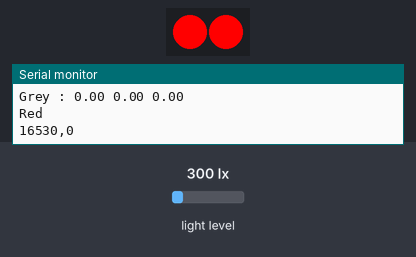
Recording of a sketch running on a simulated Arduino Uno, built with avr-gcc and run on an emulated ATmega328P. On the bench: 2 RGB LEDs in strip order, left to right, the last lines printed to the serial monitor. The test bench sets the inputs (shaded band); at power-on: light level 300 lx.

Above: at 16.6 s.
At 17.5 s:
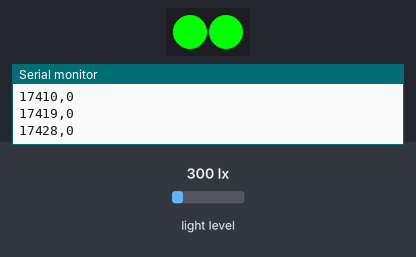
At 18.5 s:
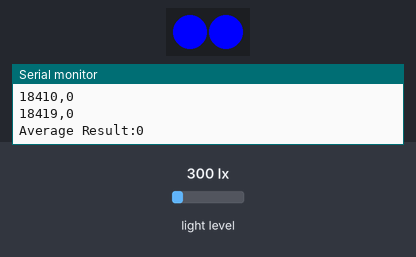
At 19.5 s:
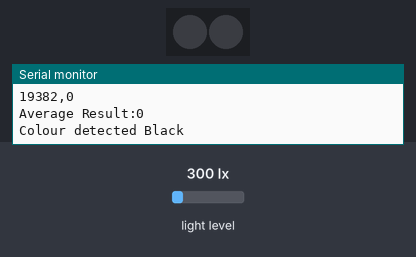
Timing chart, 0 to 21.0 s (numbered marks = the images above):
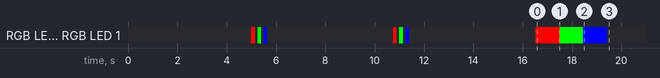

Measured:
- by itself, RGB LED 0, RGB LED 1: off → RGB(255, 0, 0) at 5.0 s, → off 0.15 s later, → RGB(0, 255, 0) 0.10 s later, → off 0.15 s later, … (16 changes in this stretch)

The sketch:

Light_Sensor_Colour_mCore_Final.ino
```cpp
#include <MeMCore.h>
MeRGBLed led(0, 30);
MeLightSensor lightSensor(PORT_8);

//floats to hold colour arrays
float colourArray[] = {0,0,0};
float whiteArray[] = {0,0,0};
float blackArray[] = {323.00,253.00,261.00};
float greyDiff[] = {127.00,98.00,102.00};
float testColour[] = {0,0,0};

void setup(){
  Serial.begin(9600);
  led.setpin(13);
  setBalance();                                   // Calibrate Black white grey values
  char colourStr[3][6] = {"Red", "Green", "Blue"};
  int currentReading;
  int reading[100];
  //On red, green, blue one at a time
  for(int c=0; c<=2; c++) {
    int testcolourtotalreading = 0;
    int testcolouravgresult = 0;
    int count = 0;
    Serial.println(colourStr[c]);

    if(c == 0)
      redlight();
    else if(c == 1)
      greenlight();
    else if(c == 2)
      bluelight();

    for(int i = 0; i< 100; i++) {                  //taking one sample at a time, total of 100 samples
      currentReading = (lightSensor.read() - blackArray[c])/(greyDiff[c])*255;
      if (currentReading > 255) {
        currentReading = 255;
      }
      if (currentReading >= 0) {
        count++;
        testcolourtotalreading += currentReading;
        printColour(currentReading);
      }
    }
    testcolouravgresult = testcolourtotalreading / count;
    Serial.print("Average Result:");
    Serial.println(testcolouravgresult);
    Serial.print("\n");
    testColour[c] = testcolouravgresult;
    nolight();                                          //turn off led
  }

  // Colour detection
  if( (testColour[0]<=50) && (testColour[1]<=50) && (testColour[2]<=50) )
    Serial.println("\nColour detected Black");
  else if( (testColour[0]<=100) && (testColour[1]<=200) && (testColour[2]<=130) )
    Serial.println("\nColour detected Green");
  else if( (testColour[0]<=255) && (testColour[1]<=125) && (testColour[2]<=120) )
    Serial.println("\nColour detected Red");
  else if( (testColour[0]<=170) && (testColour[1]<=195) && (testColour[2]<=240) )
    Serial.println("\nColour detected Purple");
  else if( (testColour[0]<=200) && (testColour[1]<=255) && (testColour[2]<=255) )
    Serial.println("\nColour detected Blue");
  else if( (testColour[0]<=255) && (testColour[1]<=255) && (testColour[2]<=180) )
    Serial.println("\nColour detected Yellow");
  else
    Serial.println("\nColour detected White");
}


// Ommited. Average values was used instead
int getPopularElement(int a[]) {
  int count = 1, tempCount;
  int popular = a[0];
  int temp = 0;
  for (int i = 0; i < (100 - 1); i++)
  {
    temp = a[i];
    tempCount = 0;
    for (int j = 1; j < 100; j++)
    {
      if (temp == a[j])
        tempCount++;
    }
    if (tempCount > count)
    {
      popular = temp;
      count = tempCount;
    }
  }
  return popular;
}

void loop(){
}

void redlight(){
  led.setColor(255, 0, 0); //Set both LED to Red
  led.show();              //Must use .show() to make new colour take effect.
}
void greenlight(){
  led.setColor(0, 255, 0); //Set both LED to Green
  led.show();              //Must use .show() to make new colour take effect.
}
void bluelight(){
  led.setColor(0, 0, 255); //Set both LED to Blue
  led.show();              //Must use .show() to make new colour take effect.
}
void nolight(){
  led.setColor(0, 0, 0);   //Set both LED to None
  led.show();              //Must use .show() to make new colour take effect.
}
void printColour(int reading){       //prints the colour in the colourArray on the Serial Monitor
  Serial.print(millis());
  Serial.print(",");
  Serial.println(reading);
}

// Calibration
void setBalance(){
  //set white balance
  Serial.println("Put White Sample For Calibration ...");
  delay(5000);     //delay for five seconds for getting sample ready
  nolight();
  //scan the white sample.
  //go through one colour at a time, set the maximum reading for each colour -- red, green and blue to the white array
  for(int i = 0;i<=2;i++){
     if(i == 0){
      redlight();
      delay(100);
      whiteArray[i] = getAvgReading(5);
      nolight();
      delay(100);
     }
     if(i == 1){
      greenlight();
      delay(100);
      whiteArray[i] = getAvgReading(5);
      nolight();
      delay(100);
     }
     if(i == 2){
      bluelight();
      delay(100);
      whiteArray[i] = getAvgReading(5);
      nolight();
      delay(100);
     }
  }
//done scanning white, time for the black sample.

//set black balance
  Serial.println("Put Black Sample For Calibration ...");
    delay(5000);     //delay for five seconds for getting sample ready
//go through one colour at a time, set the minimum reading for red, green and blue to the black array
  for(int i = 0;i<=2;i++){
    if(i == 0){
      redlight();
      delay(100);
      blackArray[i] = getAvgReading(5);
      nolight();
      delay(100);
     }
     if(i == 1){
      greenlight();
      delay(100);
      blackArray[i] = getAvgReading(5);
      nolight();
      delay(100);
     }
     if(i == 2){
      bluelight();
      delay(100);
      blackArray[i] = getAvgReading(5);
      nolight();
      delay(100);
     }
     //the differnce between the maximum and the minimum gives the range
     greyDiff[i] = whiteArray[i] - blackArray[i];
  }
  //delay another 5 seconds to allow us to prepare the colour objects
  Serial.println("Put Colour Sample For Data Collection  ...");
  delay(5000); //get ready the colour paper

  Serial.print("White : ");
  Serial.print(whiteArray[0]);
  Serial.print(" ");
  Serial.print(whiteArray[1]);
  Serial.print(" ");
  Serial.println(whiteArray[2]);

  Serial.print("Black : ");
  Serial.print(blackArray[0]);
  Serial.print(" ");
  Serial.print(blackArray[1]);
  Serial.print(" ");
  Serial.println(blackArray[2]);

  Serial.print("Grey : ");
  Serial.print(greyDiff[0]);
  Serial.print(" ");
  Serial.print(greyDiff[1]);
  Serial.print(" ");
  Serial.println(greyDiff[2]);
}

int getAvgReading(int times){
  //find the average reading for the requested number of times of scanning LDR
  int reading;
  int total = 0;
  //take the reading as many times as requested and add them up
  for(int i = 0;i < times;i++){
     reading = lightSensor.read();
     total = reading + total;
     delay(10);
  }
  //calculate the average and return it
  return total/times;
}
```
